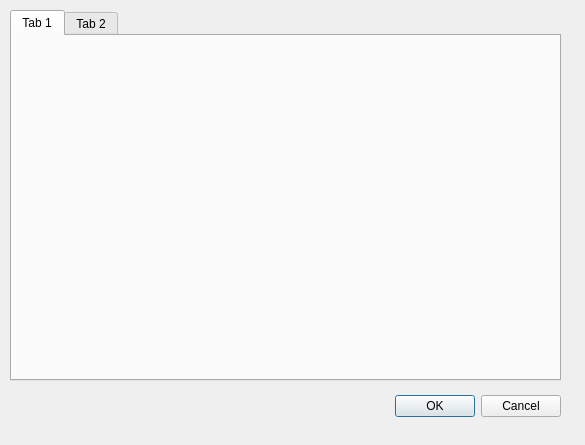
<?xml version="1.0" encoding="UTF-8"?>
<ui version="4.0">
 <class>SettingsDialog</class>
 <widget class="QDialog" name="SettingsDialog">
  <property name="geometry">
   <rect>
    <x>0</x>
    <y>0</y>
    <width>585</width>
    <height>445</height>
   </rect>
  </property>
  <property name="windowTitle">
   <string>Dialog</string>
  </property>
  <widget class="QDialogButtonBox" name="buttonBox">
   <property name="geometry">
    <rect>
     <x>220</x>
     <y>390</y>
     <width>341</width>
     <height>32</height>
    </rect>
   </property>
   <property name="orientation">
    <enum>Qt::Horizontal</enum>
   </property>
   <property name="standardButtons">
    <set>QDialogButtonBox::Cancel|QDialogButtonBox::Ok</set>
   </property>
  </widget>
  <widget class="QTabWidget" name="tabWidget">
   <property name="geometry">
    <rect>
     <x>10</x>
     <y>10</y>
     <width>551</width>
     <height>371</height>
    </rect>
   </property>
   <widget class="QWidget" name="tab">
    <attribute name="title">
     <string>Tab 1</string>
    </attribute>
   </widget>
   <widget class="QWidget" name="tab_2">
    <attribute name="title">
     <string>Tab 2</string>
    </attribute>
   </widget>
  </widget>
 </widget>
 <resources/>
 <connections>
  <connection>
   <sender>buttonBox</sender>
   <signal>accepted()</signal>
   <receiver>SettingsDialog</receiver>
   <slot>accept()</slot>
   <hints>
    <hint type="sourcelabel">
     <x>248</x>
     <y>254</y>
    </hint>
    <hint type="destinationlabel">
     <x>157</x>
     <y>274</y>
    </hint>
   </hints>
  </connection>
  <connection>
   <sender>buttonBox</sender>
   <signal>rejected()</signal>
   <receiver>SettingsDialog</receiver>
   <slot>reject()</slot>
   <hints>
    <hint type="sourcelabel">
     <x>316</x>
     <y>260</y>
    </hint>
    <hint type="destinationlabel">
     <x>286</x>
     <y>274</y>
    </hint>
   </hints>
  </connection>
 </connections>
</ui>
